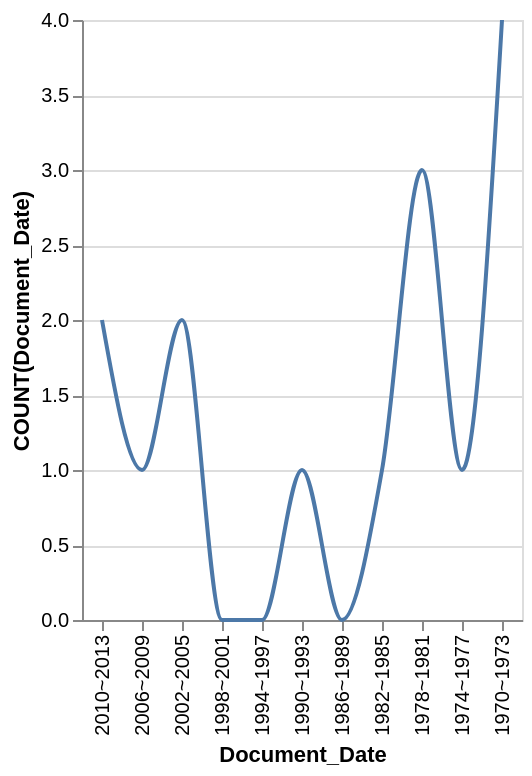

Express this chart as Vega-Lite.
### Vega-Lite specification from a JSON file in a GitHub repository (floating-point values rounded to 4 significant figures)
{"data": {"values": [{"x_data": "2010~2013", "y_data": 2}, {"x_data": "2006~2009", "y_data": 1}, {"x_data": "2002~2005", "y_data": 2}, {"x_data": "1998~2001", "y_data": 0}, {"x_data": "1994~1997", "y_data": 0}, {"x_data": "1990~1993", "y_data": 1}, {"x_data": "1986~1989", "y_data": 0}, {"x_data": "1982~1985", "y_data": 1}, {"x_data": "1978~1981", "y_data": 3}, {"x_data": "1974~1977", "y_data": 1}, {"x_data": "1970~1973", "y_data": 4}]}, "mark": {"type": "line", "interpolate": "monotone"}, "encoding": {"x": {"field": "x_data", "type": "nominal", "title": "Document_Date", "sort": "descending"}, "y": {"field": "y_data", "type": "quantitative", "title": "COUNT(Document_Date)"}}}
